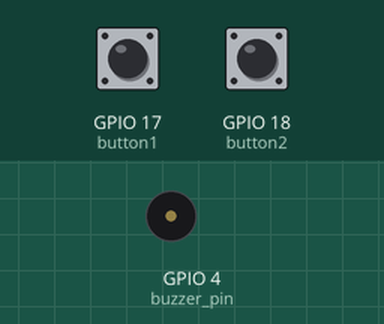
A program run on a simulated Raspberry Pi (BCM pin numbers). Parts: buzzer (waves = sounding, pin HIGH). The test bench sets the inputs (shaded band); at power-on: GPIO 17 (button1) HIGH, GPIO 18 (button2) HIGH. What the program prints to the terminal is not drawn.

Above: at 1.2 s.
1.3 s: GPIO 17 (button1) pulled LOW for 0.15 s
Timing chart, 0 to 10.4 s (numbered marks = the images above; inputs shaded):
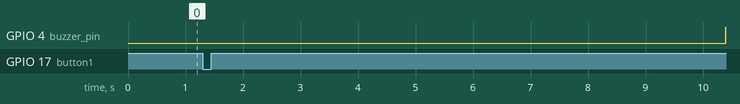

Measured:
- after the input at 1.3 s, GPIO 4 (buzzer_pin): LOW → HIGH after 9.1 s

The program:

buzzer.py
```python
import RPi.GPIO as GPIO
import time

buzzer_pin = 4
button1 = 17
button2 = 18

GPIO.setmode(GPIO.BCM)
GPIO.setup(buzzer_pin, GPIO.IN)
GPIO.setup(buzzer_pin, GPIO.OUT)
GPIO.setup(button1, GPIO.IN, pull_up_down=GPIO.PUD_UP)
GPIO.setup(button2, GPIO.IN, pull_up_down=GPIO.PUD_UP)

notes = {
	'B0' : 31,
	'C1' : 33, 'CS1' : 35,
	'D1' : 37, 'DS1' : 39,
	'EB1' : 39,
	'E1' : 41,
	'F1' : 44, 'FS1' : 46,
	'G1' : 49, 'GS1' : 52,
	'A1' : 55, 'AS1' : 58,
	'BB1' : 58,
	'B1' : 62,
	'C2' : 65, 'CS2' : 69,
	'D2' : 73, 'DS2' : 78,
	'EB2' : 78,
	'E2' : 82,
	'F2' : 87, 'FS2' : 93,
	'G2' : 98, 'GS2' : 104,
	'A2' : 110, 'AS2' : 117,
	'BB2' : 123,
	'B2' : 123,
	'C3' : 131, 'CS3' : 139,
	'D3' : 147, 'DS3' : 156,
	'EB3' : 156,
	'E3' : 165,
	'F3' : 175, 'FS3' : 185,
	'G3' : 196, 'GS3' : 208,
	'A3' : 220, 'AS3' : 233,
	'BB3' : 233,
	'B3' : 247,
	'C4' : 262, 'CS4' : 277,
	'D4' : 294, 'DS4' : 311,
	'EB4' : 311,
	'E4' : 330,
	'F4' : 349, 'FS4' : 370,
	'G4' : 392, 'GS4' : 415,
	'A4' : 440, 'AS4' : 466,
	'BB4' : 466,
	'B4' : 494,
	'C5' : 523, 'CS5' : 554,
	'D5' : 587, 'DS5' : 622,
	'EB5' : 622,
	'E5' : 659,
	'F5' : 698, 'FS5' : 740,
	'G5' : 784, 'GS5' : 831,
	'A5' : 880, 'AS5' : 932,
	'BB5' : 932,
	'B5' : 988,
	'C6' : 1047, 'CS6' : 1109,
	'D6' : 1175, 'DS6' : 1245,
	'EB6' : 1245,
	'E6' : 1319,
	'F6' : 1397, 'FS6' : 1480,
	'G6' : 1568, 'GS6' : 1661,
	'A6' : 1760, 'AS6' : 1865,
	'BB6' : 1865,
	'B6' : 1976,
	'C7' : 2093, 'CS7' : 2217,
	'D7' : 2349, 'DS7' : 2489,
	'EB7' : 2489,
	'E7' : 2637,
	'F7' : 2794, 'FS7' : 2960,
	'G7' : 3136, 'GS7' : 3322,
	'A7' : 3520, 'AS7' : 3729,
	'BB7' : 3729,
	'B7' : 3951,
	'C8' : 4186, 'CS8' : 4435,
	'D8' : 4699, 'DS8' : 4978
}

crazy_frog_melody = [
	notes['A4'], notes['C5'], notes['A4'], notes['A4'], notes['D5'], notes['A4'], notes['G4'],
	notes['A4'], notes['E5'], notes['A4'], notes['A4'], notes['F5'], notes['E5'], notes['C5'],
	notes['A4'], notes['E5'], notes['A5'], notes['A4'], notes['G4'], notes['G4'], notes['E4'], notes['B4'],
	notes['A4'],0,

	notes['A4'], notes['C5'], notes['A4'], notes['A4'], notes['D5'], notes['A4'], notes['G4'],
	notes['A4'], notes['E5'], notes['A4'], notes['A4'], notes['F5'], notes['E5'], notes['C5'],
	notes['A4'], notes['E5'], notes['A5'], notes['A4'], notes['G4'], notes['G4'], notes['E4'], notes['B4'],
	notes['A4'],0,


	notes['A3'], notes['G3'], notes['E3'], notes['D3'],

	notes['A4'], notes['C5'], notes['A4'], notes['A4'], notes['D5'], notes['A4'], notes['G4'],
	notes['A4'], notes['E5'], notes['A4'], notes['A4'], notes['F5'], notes['E5'], notes['C5'],
	notes['A4'], notes['E5'], notes['A5'], notes['A4'], notes['G4'], notes['G4'], notes['E4'], notes['B4'],
	notes['A4'],
]

crazy_frog_tempo = [
	2,4,4,8,4,4,4,
	2,4,4,8,4,4,4,
	4,4,4,8,4,8,4,4,
	1,4,

	2,4,4,8,4,4,4,
	2,4,4,8,4,4,4,
	4,4,4,8,4,8,4,4,
	1,4,

	8,4,4,4,

	2,4,4,8,4,4,4,
	2,4,4,8,4,4,4,
	4,4,4,8,4,8,4,4,
	1,
]

final_countdown_melody = [
	notes['A3'],notes['E5'],notes['D5'],notes['E5'],notes['A4'],
	notes['F3'],notes['F5'],notes['E5'],notes['F5'],notes['E5'],notes['D5'],
	notes['D3'],notes['F5'],notes['E5'],notes['F5'],notes['A4'],
	notes['G3'],0,notes['D5'],notes['C5'],notes['D5'],notes['C5'],notes['B4'],notes['D5'],
	notes['C5'],notes['A3'],notes['E5'],notes['D5'],notes['E5'],notes['A4'],
	notes['F3'],notes['F5'],notes['E5'],notes['F5'],notes['E5'],notes['D5'],
	notes['D3'],notes['F5'],notes['E5'],notes['F5'],notes['A4'],
	notes['G3'],0,notes['D5'],notes['C5'],notes['D5'],notes['C5'],notes['B4'],notes['D5'],
	notes['C5'],notes['B4'],notes['C5'],notes['D5'],notes['C5'],notes['D5'],
	notes['E5'],notes['D5'],notes['C5'],notes['B4'],notes['A4'],notes['F5'],
	notes['E5'],notes['E5'],notes['F5'],notes['E5'],notes['D5'],
	notes['E5'],
]

final_countdown_tempo = [
	1,16,16,4,4,
	1,16,16,8,8,4,
	1,16,16,4,4,
	2,4,16,16,8,8,8,8,
	4,4,16,16,4,4,
	1,16,16,8,8,4,
	1,16,16,4,4,
	2,4,16,16,8,8,8,8,
	4,16,16,4,16,16,
	8,8,8,8,4,4,
	2,8,4,16,16,
	1,
]

def buzz(frequency, length):

	if(frequency==0):
		time.sleep(length)
		return
	period = 1.0 / frequency
	delayValue = period / 2
	numCycles = int(length * frequency)

	for i in range(numCycles):
		GPIO.output(buzzer_pin, True)
		time.sleep(delayValue)
		GPIO.output(buzzer_pin, False)
		time.sleep(delayValue)

def play(melody,tempo,pause,pace=0.800):

	for i in range(0, len(melody)):

		noteDuration = pace/tempo[i]
		buzz(melody[i],noteDuration)

		pauseBetweenNotes = noteDuration * pause
		time.sleep(pauseBetweenNotes)

while True:
	if GPIO.input(button1) == 0:
		print "Crazy Frog (Axel F) Theme"
		play(crazy_frog_melody, crazy_frog_tempo, 0.30, 0.900)
		time.sleep(2)
	if GPIO.input(button2) == 0:
		print "The Final Countdown"
		play(final_countdown_melody, final_countdown_tempo, 0.30, 1.2000)
		time.sleep(2)
```
